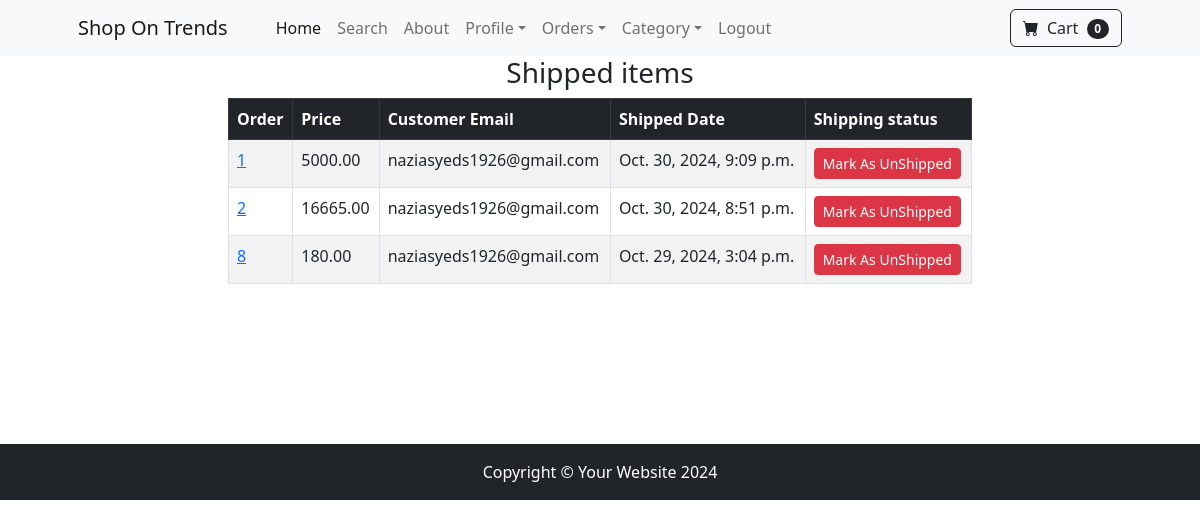
The app's page /payment/shipped_dashboard/ (signed in) with its own data.
### payment/models.py (models this page shows, shortened)
class Order(models.Model):
    user = models.ForeignKey(User,on_delete=models.CASCADE,null = True,blank=True)
    full_name = models.CharField(max_length=250)
    email = models.EmailField(max_length=250)
    shipping_address = models.TextField(max_length=15000)
    amount_paid = models.DecimalField(max_digits=7,decimal_places=2)
    date_ordered = models.DateTimeField(auto_now_add=True)
    shipped = models.BooleanField(default=False)
    date_shipped = models.DateTimeField(blank=True,null=True)
    invoice = models.CharField(max_length=250,null=True,blank=True)
    paid = models.BooleanField(default=False)

### payment/views.py (the view, shortened to what this page needs)
# urls.py: path('shipped_dashboard/',views.shipped_dashboard, name ="shipped_dashboard"),
def shipped_dashboard(request):
    if request.user.is_authenticated and request.user.is_superuser:
        orders = Order.objects.filter(shipped = True)
        now = datetime.now()
        return render(request,"payment/shipped_dashboard.html",{"orders":orders})
    else:
        messages.success(request,"Access denied")
        return redirect("home")

### shoppingcart/cart.py (called while the page is built)
    def __len__(self):
        return len(self.cart)

### shoppingcart/context_processors.py (called while the page is built)
def cart(request):
    return {'cart':Cart(request)}

### payment/templates/payment/shipped_dashboard.html (shortened to what this page needs)
{% extends 'base.html' %}
{% block content %}
<div class ="container">
<div class="row">
    <center>
        <div class ="col-8">
        <h3>Shipped items</h3>
        <table class="table table-striped table-hover table-bordered">
            <thead class="table-dark">
              <tr>
                <th scope="col">Order</th>
                <th scope="col">Price</th>
                <th scope="col">Customer Email</th>
                <th scope="col">Shipped Date</th>
                <th scope="col">Shipping status</th>
              </tr>
            </thead>
            <tbody>
            {% for item in orders %}
              <tr>
                <td><a href="{% url 'orders' item.id %}">{{item.id}}</a</td>
                <td>{{item.amount_paid}}</td>
                <td>{{item.email}}</td>
                <td>{{item.date_shipped}}</td>
                <td>
                  <form method="POST">
                      <button type="submit" class="btn btn-danger btn-sm">Mark As UnShipped</button>
                  </form>
                </td>
              </tr>
              {% endfor %}
            </tbody>
          </table>
        </br><br/><br/>
      </br><br/><br/>
        </div>
    </center>
</div>
</div>
{% endblock %}

### records on screen
Order: id "1", amount_paid "5000.00", email "naziasyeds1926@gmail.com", date_shipped "Oct. 30, 2024, 9:09 p.m."
Order: id "2", amount_paid "16665.00", email "naziasyeds1926@gmail.com", date_shipped "Oct. 30, 2024, 8:51 p.m."
Order: id "8", amount_paid "180.00", email "naziasyeds1926@gmail.com", date_shipped "Oct. 29, 2024, 3:04 p.m."

### other values on screen
{{ cart|length }} "0"
